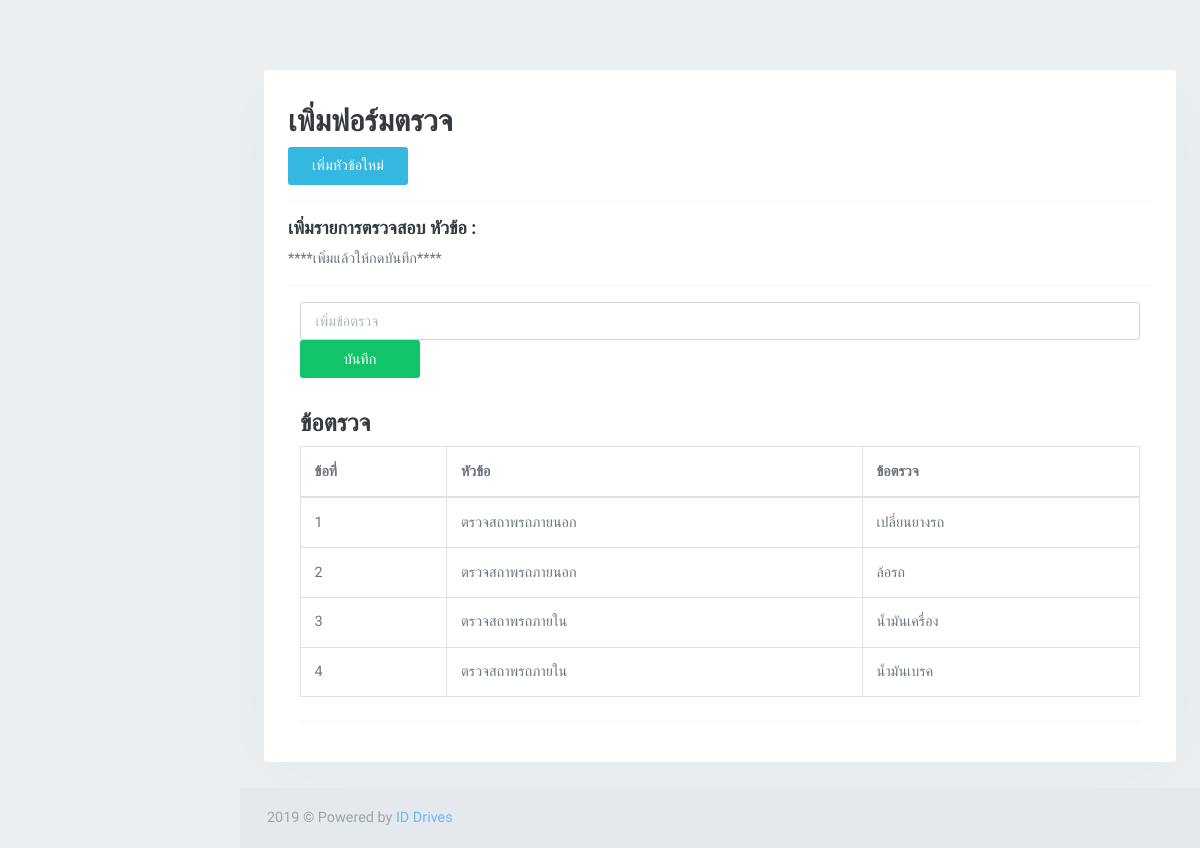
Page /counter_addform2.php?fid=78754 on the committed database.
### tables this page shows
CREATE TABLE `car_form_choice` (
  `num` int(11) NOT NULL,
  `form_id` varchar(30) NOT NULL,
  `form_sub_id` varchar(30) NOT NULL,
  `choice_detail` text NOT NULL,
  `date_insert` datetime NOT NULL
);

CREATE TABLE `car_form_subject` (
  `number_rec` int(8) NOT NULL,
  `form_id` varchar(30) NOT NULL,
  `form_sub_id` varchar(30) NOT NULL,
  `form_sub_name` varchar(100) NOT NULL,
  `date_insert` datetime NOT NULL
);

### random_id_2.php (called while the page is built, shortened)
<?php
function crypto_rand_secure2($min, $max)
{
    $range = $max - $min;
    $log = ceil(log($range, 2));
    $bytes = (int) ($log / 8) + 1;
    $bits = (int) $log + 1;
    $filter = (int) (1 << $bits) - 1;
    do {
        $rnd = hexdec(bin2hex(openssl_random_pseudo_bytes($bytes)));
        $rnd = $rnd & $filter;
    } while ($rnd > $range);
    return $min + $rnd;
}
function getToken2($length)
{
    $token = "";
    $codeAlphabet = "ABCDEFGHIJKLMNOPQRSTUVWXYZ";
    $codeAlphabet.= "0123456789";
    $max = strlen($codeAlphabet);
    for ($i=0; $i < $length; $i++) {
        $token .= $codeAlphabet[crypto_rand_secure2(0, $max-1)];
    }
    return $token;
}
?>

### counter_addform2.php (the view, shortened to what this page needs)
<!DOCTYPE html>
<html lang="th">
    <head>
        <link href="assets/libs/bootstrap-tagsinput/bootstrap-tagsinput.css" rel="stylesheet" />
        <link href="assets/libs/switchery/switchery.min.css" rel="stylesheet" type="text/css" />
        <link href="assets/libs/multiselect/multi-select.css"  rel="stylesheet" type="text/css" />
        <link href="assets/libs/select2/select2.min.css" rel="stylesheet" type="text/css" />
        <link href="assets/libs/bootstrap-touchspin/jquery.bootstrap-touchspin.min.css" rel="stylesheet" />
        <link href="assets/libs/switchery/switchery.min.css" rel="stylesheet" />
        <link href="assets/libs/bootstrap-timepicker/bootstrap-timepicker.min.css" rel="stylesheet">
        <link href="assets/libs/bootstrap-colorpicker/bootstrap-colorpicker.min.css" rel="stylesheet">
        <link href="assets/libs/bootstrap-datepicker/bootstrap-datepicker.css" rel="stylesheet">
        <link href="assets/libs/bootstrap-daterangepicker/daterangepicker.css" rel="stylesheet">
        <link href="assets/css/bootstrap.min.css" rel="stylesheet" type="text/css" />
        <link href="assets/css/icons.min.css" rel="stylesheet" type="text/css" />
        <link href="assets/css/app.min.css" rel="stylesheet" type="text/css" />
    </head>
    <?php
    require("counter_topbar.php");
    ?>
    <?php
            include("random_id_2.php");
            $fid = $_GET['fid'];
            $fj = $_GET['fj'];
            $random = getToken2(8);
            $qr_form=mysqli_query($con,"SELECT * FROM car_form_subject WHERE form_sub_id = '$fj'") or die("Database selection failed: " . mysqli_error($con));
            $re_form = mysqli_fetch_array($qr_form);
            ?>
    <body>
    <?php
        require("counter_left_sidebar.php");
        ?>
        <div id="wrapper">
            <div class="content-page">
                <div class="content">
                    <div class="container-fluid">
                            <div class="row">
                                    <div class="col-xl-12 col-md-12">
                                        <div class="card-box">
                                            <h2 class="">เพิ่มฟอร์มตรวจ</h2>
                                            <a href="counter_addform1.php?fid=<?php echo $fid ?>&fj=<?php echo $random?>" class="btn btn-info waves-effect width-md waves-light">เพิ่มหัวข้อใหม่</a>
                                            <hr/>
                                            <h4>เพิ่มรายการตรวจสอบ หัวข้อ : <?php echo $re_form['form_sub_name']; ?></h4>
                                            <span>****เพิ่มแล้วให้กดบันทึก****</span>
                                            <hr/>
                                                <div class="col-xl-12 col-md-12">
                                                   <form action="counter_addform_save_choice.php?type=new" method="post">
                                                            <input type="text" id="todo-txttb" class="form-control todo-txttb" name="choice_form" placeholder="เพิ่มข้อตรวจ <?php echo $re_form['form_sub_name']; ?>">
                                                       <button type="submit" class="btn btn-success  waves-effect width-md waves-light" id="sa-confirm-pass">บันทึก</button>
                                                   </form>
                                                            <div class="todo-notcomp">
                                                                <div class="row"></br></div>
                                                                <h3>ข้อตรวจ</h3>
                                                            </div>
                                                    <table id="datatable" class="table table-bordered dt-responsive nowrap">
                                                        <thead>
                                                        <tr>
                                                            <th>ข้อที่</th>
                                                            <th>หัวข้อ</th>
                                                            <th>ข้อตรวจ</th>
                                                        </tr>
                                                        </thead>
                                                        <tbody>
                                                        <?php
                                                        include("connectdb.php");
                                                        $i = '1';
                                                        $query=mysqli_query($con,"SELECT * FROM car_form_choice JOIN car_form_subject on car_form_choice.form_sub_id = car_form_subject.form_sub_id where car_form_choice.form_id = '$fid' ORDER BY car_form_choice.date_insert ASC") or die("Database selection failed: " . mysqli_error($con));
                                                        while($result = mysqli_fetch_array($query, MYSQLI_ASSOC)) {
                                                            ?>
                                                            <tr>
                                                                <td><?php echo  $i++; ?></td>
                                                                <td><?php echo  $result['form_sub_name'] ?></td>
                                                                <td><?php echo  $result['choice_detail'] ?></td>
                                                            </tr>
                                                            <?php
                                                        }
                                                        ?>
                                                        </tbody>
                                                    </table>
                                                                <hr/>
                                                </div>
                                            </div>
                                        </div>
                                    </div>
                                </div>
                    </div>
                </div>
                <footer class="footer">
                    <div class="container-fluid">
                        <div class="row">
                            <div class="col-md-6">
                               2019 &copy; Powered by <a href="#">ID Drives</a>
                            </div>
                        </div>
                    </div>
                </footer>
            </div>
    </body>
</html>

### rows in the picture
car_form_choice: car_form_subject.form_sub_name "ตรวจสถาพรถภายนอก", choice_detail "เปลี่ยนยางรถ"
car_form_choice: car_form_subject.form_sub_name "ตรวจสถาพรถภายนอก", choice_detail "ล้อรถ"
car_form_choice: car_form_subject.form_sub_name "ตรวจสถาพรถภายใน", choice_detail "น้ำมันเครื่อง"
car_form_choice: car_form_subject.form_sub_name "ตรวจสถาพรถภายใน", choice_detail "น้ำมันเบรค"
